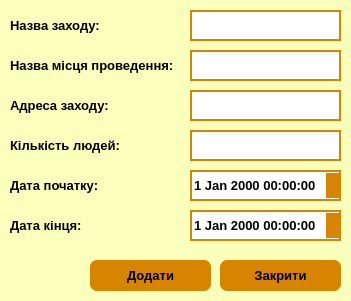
<?xml version="1.0" encoding="UTF-8"?>
<ui version="4.0">
 <class>AddWindow</class>
 <widget class="QDialog" name="AddWindow">
  <property name="geometry">
   <rect>
    <x>0</x>
    <y>0</y>
    <width>351</width>
    <height>301</height>
   </rect>
  </property>
  <property name="minimumSize">
   <size>
    <width>351</width>
    <height>301</height>
   </size>
  </property>
  <property name="maximumSize">
   <size>
    <width>351</width>
    <height>301</height>
   </size>
  </property>
  <property name="windowTitle">
   <string>TimeTask - Додати захід</string>
  </property>
  <property name="windowIcon">
   <iconset resource="logo.qrc">
    <normaloff>:/images/timetask-ico.ico</normaloff>:/images/timetask-ico.ico</iconset>
  </property>
  <property name="styleSheet">
   <string notr="true">background-color: rgb(250, 255, 188);</string>
  </property>
  <widget class="QLabel" name="label">
   <property name="geometry">
    <rect>
     <x>10</x>
     <y>10</y>
     <width>171</width>
     <height>31</height>
    </rect>
   </property>
   <property name="font">
    <font>
     <pointsize>10</pointsize>
     <weight>75</weight>
     <bold>true</bold>
    </font>
   </property>
   <property name="text">
    <string>Назва заходу:</string>
   </property>
  </widget>
  <widget class="QLabel" name="label_2">
   <property name="geometry">
    <rect>
     <x>10</x>
     <y>50</y>
     <width>171</width>
     <height>31</height>
    </rect>
   </property>
   <property name="font">
    <font>
     <pointsize>10</pointsize>
     <weight>75</weight>
     <bold>true</bold>
    </font>
   </property>
   <property name="text">
    <string>Назва місця проведення:</string>
   </property>
  </widget>
  <widget class="QLabel" name="label_3">
   <property name="geometry">
    <rect>
     <x>10</x>
     <y>90</y>
     <width>171</width>
     <height>31</height>
    </rect>
   </property>
   <property name="font">
    <font>
     <pointsize>10</pointsize>
     <weight>75</weight>
     <bold>true</bold>
    </font>
   </property>
   <property name="text">
    <string>Адреса заходу:</string>
   </property>
  </widget>
  <widget class="QLabel" name="label_4">
   <property name="geometry">
    <rect>
     <x>10</x>
     <y>170</y>
     <width>171</width>
     <height>31</height>
    </rect>
   </property>
   <property name="font">
    <font>
     <pointsize>10</pointsize>
     <weight>75</weight>
     <bold>true</bold>
    </font>
   </property>
   <property name="text">
    <string>Дата початку:</string>
   </property>
  </widget>
  <widget class="QLabel" name="label_5">
   <property name="geometry">
    <rect>
     <x>10</x>
     <y>210</y>
     <width>171</width>
     <height>31</height>
    </rect>
   </property>
   <property name="font">
    <font>
     <pointsize>10</pointsize>
     <weight>75</weight>
     <bold>true</bold>
    </font>
   </property>
   <property name="text">
    <string>Дата кінця:</string>
   </property>
  </widget>
  <widget class="QLineEdit" name="lineEdit">
   <property name="geometry">
    <rect>
     <x>190</x>
     <y>10</y>
     <width>151</width>
     <height>31</height>
    </rect>
   </property>
   <property name="font">
    <font>
     <pointsize>10</pointsize>
     <weight>75</weight>
     <bold>true</bold>
    </font>
   </property>
   <property name="styleSheet">
    <string notr="true">background-color: rgb(255, 255, 255);
border-style: solid;
border-width:2px;
border-color: rgb(215, 132, 0);</string>
   </property>
  </widget>
  <widget class="QLineEdit" name="lineEdit_2">
   <property name="geometry">
    <rect>
     <x>190</x>
     <y>50</y>
     <width>151</width>
     <height>31</height>
    </rect>
   </property>
   <property name="font">
    <font>
     <pointsize>10</pointsize>
     <weight>75</weight>
     <bold>true</bold>
    </font>
   </property>
   <property name="styleSheet">
    <string notr="true">background-color: rgb(255, 255, 255);
border-style: solid;
border-width:2px;
border-color: rgb(215, 132, 0);</string>
   </property>
  </widget>
  <widget class="QLineEdit" name="lineEdit_3">
   <property name="geometry">
    <rect>
     <x>190</x>
     <y>90</y>
     <width>151</width>
     <height>31</height>
    </rect>
   </property>
   <property name="font">
    <font>
     <pointsize>10</pointsize>
     <weight>75</weight>
     <bold>true</bold>
    </font>
   </property>
   <property name="styleSheet">
    <string notr="true">background-color: rgb(255, 255, 255);
border-style: solid;
border-width:2px;
border-color: rgb(215, 132, 0);</string>
   </property>
  </widget>
  <widget class="QPushButton" name="pushButton">
   <property name="geometry">
    <rect>
     <x>90</x>
     <y>260</y>
     <width>121</width>
     <height>31</height>
    </rect>
   </property>
   <property name="font">
    <font>
     <pointsize>10</pointsize>
     <weight>75</weight>
     <bold>true</bold>
    </font>
   </property>
   <property name="cursor">
    <cursorShape>PointingHandCursor</cursorShape>
   </property>
   <property name="styleSheet">
    <string notr="true">QPushButton {
background-color: rgb(215, 132, 0);
border-style: solid;
border-radius: 7px;
}
QPushButton:hover {
background-color: black;
color: rgb(215, 132, 0);
}
</string>
   </property>
   <property name="text">
    <string>Додати</string>
   </property>
  </widget>
  <widget class="QPushButton" name="pushButton_2">
   <property name="geometry">
    <rect>
     <x>220</x>
     <y>260</y>
     <width>121</width>
     <height>31</height>
    </rect>
   </property>
   <property name="font">
    <font>
     <pointsize>10</pointsize>
     <weight>75</weight>
     <bold>true</bold>
    </font>
   </property>
   <property name="cursor">
    <cursorShape>PointingHandCursor</cursorShape>
   </property>
   <property name="styleSheet">
    <string notr="true">QPushButton {
background-color: rgb(215, 132, 0);
border-style: solid;
border-radius: 7px;
}
QPushButton:hover {
background-color: black;
color: rgb(215, 132, 0);
}
</string>
   </property>
   <property name="text">
    <string>Закрити</string>
   </property>
  </widget>
  <widget class="QLabel" name="label_6">
   <property name="geometry">
    <rect>
     <x>10</x>
     <y>130</y>
     <width>171</width>
     <height>31</height>
    </rect>
   </property>
   <property name="font">
    <font>
     <pointsize>10</pointsize>
     <weight>75</weight>
     <bold>true</bold>
    </font>
   </property>
   <property name="text">
    <string>Кількість людей: </string>
   </property>
  </widget>
  <widget class="QLineEdit" name="lineEdit_4">
   <property name="geometry">
    <rect>
     <x>190</x>
     <y>130</y>
     <width>151</width>
     <height>31</height>
    </rect>
   </property>
   <property name="font">
    <font>
     <pointsize>10</pointsize>
     <weight>75</weight>
     <bold>true</bold>
    </font>
   </property>
   <property name="styleSheet">
    <string notr="true">background-color: rgb(255, 255, 255);
border-style: solid;
border-width:2px;
border-color: rgb(215, 132, 0);</string>
   </property>
  </widget>
  <widget class="QDateTimeEdit" name="dateTimeEdit">
   <property name="geometry">
    <rect>
     <x>190</x>
     <y>170</y>
     <width>151</width>
     <height>31</height>
    </rect>
   </property>
   <property name="font">
    <font>
     <pointsize>10</pointsize>
     <weight>75</weight>
     <bold>true</bold>
    </font>
   </property>
   <property name="styleSheet">
    <string notr="true">QDateTimeEdit {
background-color: rgb(255, 255, 255);
border-style: solid;
border-width:2px;
border-color: rgb(215, 132, 0);
}
QDateTimeEdit::up-button {
background-color: rgb(215, 132, 0);
}
QDateTimeEdit::up-arrow {
image: url(:/images/up.png);
}
QDateTimeEdit::down-button {
background-color: rgb(215, 132, 0);
}
QDateTimeEdit::down-arrow {
image: url(:/images/down.png);
}
QDateTimeEdit::up-button:pressed {
background-color: rgb(154, 92, 0);
 }
QDateTimeEdit::down-button:pressed {
background-color: rgb(154, 92, 0);
 }</string>
   </property>
  </widget>
  <widget class="QDateTimeEdit" name="dateTimeEdit_2">
   <property name="geometry">
    <rect>
     <x>190</x>
     <y>210</y>
     <width>151</width>
     <height>31</height>
    </rect>
   </property>
   <property name="font">
    <font>
     <pointsize>10</pointsize>
     <weight>75</weight>
     <bold>true</bold>
    </font>
   </property>
   <property name="styleSheet">
    <string notr="true">QDateTimeEdit {
background-color: rgb(255, 255, 255);
border-style: solid;
border-width:2px;
border-color: rgb(215, 132, 0);
}
QDateTimeEdit::up-button {
background-color: rgb(215, 132, 0);
}
QDateTimeEdit::up-arrow {
image: url(:/images/up.png);
}
QDateTimeEdit::down-button {
background-color: rgb(215, 132, 0);
}
QDateTimeEdit::down-arrow {
image: url(:/images/down.png);
}
QDateTimeEdit::up-button:pressed {
background-color: rgb(154, 92, 0);
 }
QDateTimeEdit::down-button:pressed {
background-color: rgb(154, 92, 0);
 }</string>
   </property>
  </widget>
 </widget>
 <resources>
  <include location="logo.qrc"/>
 </resources>
 <connections/>
</ui>
